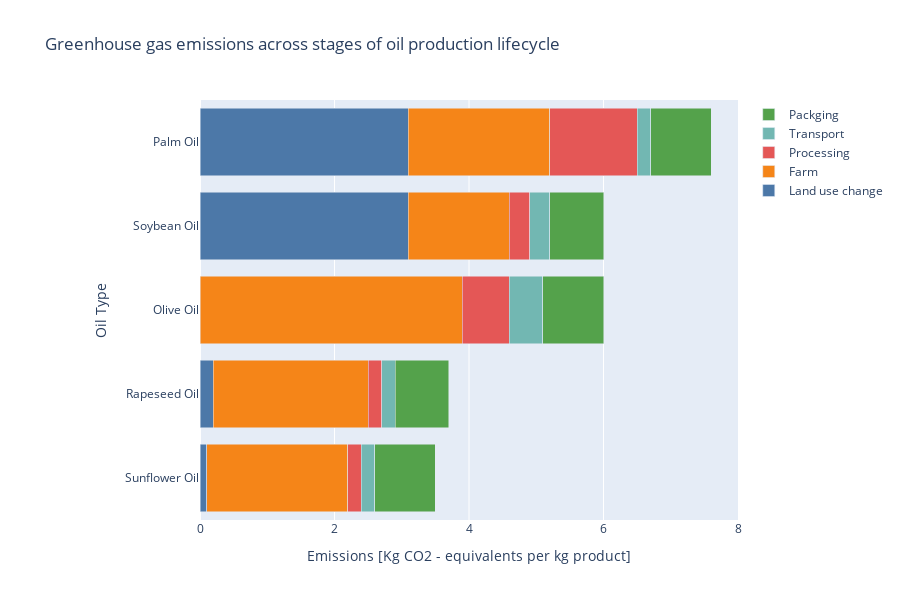

Notebook source saved alongside this figure:
### Markdown cell above
### Argument 2: Palm oil production emits more CO2 than other vegetable oils.

From the graph below, it is clear that palm oil emits the most CO2 per kg of product of all different types of oil, up to more than double the amount. This is mainly due to the land use change. This is caused by the peat soil being exposed after deforestation, allowing oxigen in, which leads to oxidation of the soil (_Manning, F. C. et al, 2019_).

### Code cell
import pandas as pd
import plotly.graph_objs as go
import plotly.express as px

# Load your dataset
fp_raw = pd.read_csv('../Datasets/Food_Production.csv')

# Filter for oils
oils = fp_raw[fp_raw['Food product'].str.contains('Oil')]

# Specify the order of oils
oil_order = ['Sunflower Oil', 'Rapeseed Oil', 'Olive Oil', 'Soybean Oil', 'Palm Oil']

# Set the order in the DataFrame
oils['Food product'] = pd.Categorical(oils['Food product'], categories=oil_order, ordered=True)
oils = oils.sort_values(by='Food product')

# Select relevant columns for plotting
data2 = oils.iloc[:, [0, 1, 2, 3, 4, 5]]  # Assuming columns 1 to 5 are the stages of emissions

# Define colors for each stage based on provided color palette
colors = px.colors.qualitative.T10[:len(data2.columns[1:])]

# Create traces for each stage
traces = []
for i, stage in enumerate(data2.columns[1:]):
    trace = go.Bar(
        y=data2['Food product'],
        x=data2[stage],
        name=stage,
        orientation='h',
        marker=dict(color=colors[i])
    )
    traces.append(trace)

# Layout settings
layout = go.Layout(
    title='Greenhouse gas emissions across stages of oil production lifecycle',
    barmode='stack',
    yaxis=dict(title='Oil Type'),
    xaxis=dict(title='Emissions [Kg CO2 - equivalents per kg product]'),
    margin=dict(l=200),  # Adjust left margin to accommodate food product labels
    height=600,  # Adjust height as needed
    hovermode='closest',
    showlegend=True
)

# Create figure object
fig = go.Figure(data=traces, layout=layout)

# Display the plot
fig.show()

### Figure 1 — Plotly figure (JSON) as saved in the notebook; plotly's stock layout.template omitted (floating-point values rounded to 4 significant figures)
{"data": [{"marker": {"color": "#4C78A8"}, "name": "Land use change", "orientation": "h", "type": "bar", "x": [0.1, 0.2, 0, 3.1, 3.1], "y": ["Sunflower Oil", "Rapeseed Oil", "Olive Oil", "Soybean Oil", "Palm Oil"]}, {"marker": {"color": "#F58518"}, "name": "Farm", "orientation": "h", "type": "bar", "x": [2.1, 2.3, 3.9, 1.5, 2.1], "y": ["Sunflower Oil", "Rapeseed Oil", "Olive Oil", "Soybean Oil", "Palm Oil"]}, {"marker": {"color": "#E45756"}, "name": "Processing", "orientation": "h", "type": "bar", "x": [0.2, 0.2, 0.7, 0.3, 1.3], "y": ["Sunflower Oil", "Rapeseed Oil", "Olive Oil", "Soybean Oil", "Palm Oil"]}, {"marker": {"color": "#72B7B2"}, "name": "Transport", "orientation": "h", "type": "bar", "x": [0.2, 0.2, 0.5, 0.3, 0.2], "y": ["Sunflower Oil", "Rapeseed Oil", "Olive Oil", "Soybean Oil", "Palm Oil"]}, {"marker": {"color": "#54A24B"}, "name": "Packging", "orientation": "h", "type": "bar", "x": [0.9, 0.8, 0.9, 0.8, 0.9], "y": ["Sunflower Oil", "Rapeseed Oil", "Olive Oil", "Soybean Oil", "Palm Oil"]}], "layout": {"barmode": "stack", "height": 600, "hovermode": "closest", "margin": {"l": 200}, "showlegend": true, "title": {"text": "Greenhouse gas emissions across stages of oil production lifecycle"}, "xaxis": {"title": {"text": "Emissions [Kg CO2 - equivalents per kg product]"}}, "yaxis": {"title": {"text": "Oil Type"}}}}
